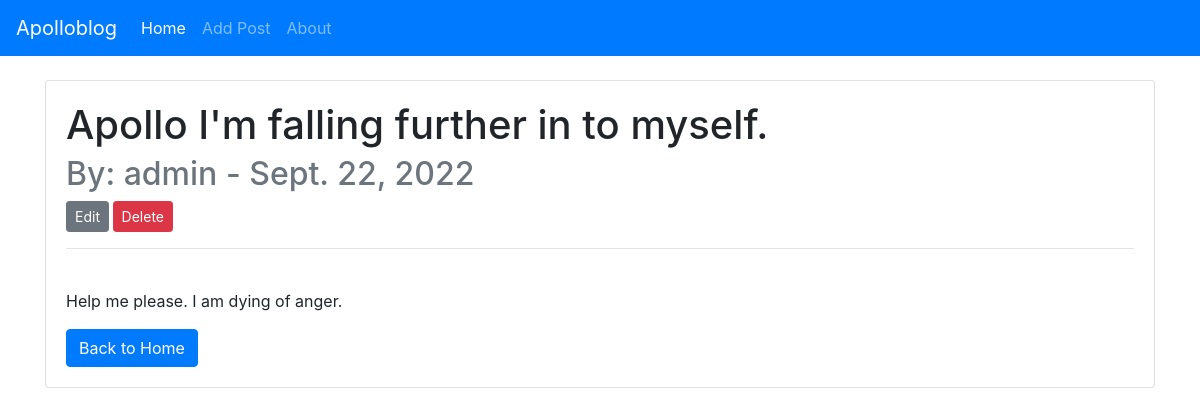
The app's page /article/2 with its own data.
### blogroot/models.py (models this page shows, shortened)
class Post(models.Model):
	title = models.CharField(max_length=255) #max char length
	title_tag = models.CharField(max_length=255)
	author = models.ForeignKey(User, on_delete=models.CASCADE) #if user is deleted all related posts are
	body = models.TextField() #input field for text
	name = "Apollo Blog"
	post_date = models.DateField(auto_now_add = True)

### blogroot/views.py (the view)
# urls.py: path('article/<int:pk>', ArticleDetailView.as_view(), name='article_detail'),
class ArticleDetailView(DetailView):
	model = Post
	template_name = 'article_detail.html'

### blogroot/templates/article_detail.html (shortened to what this page needs)
{% extends 'base.html' %}
{% block content %}
<div class="card">
<div class="card-body">
<h1 class="card-title">{{ post.title }}</h1>
<h2 class="card-subtitle mb-2 text-muted">By: {{ post.author.username }} -
{{post.post_date}}</h2>
<small><a href="{% url 'update_post' post.pk %}" class="btn btn-secondary btn-sm">Edit</a>
<a href="{% url 'delete_post' post.pk %}" class="btn btn-danger btn-sm">Delete</a></small></h4>
<hr>
<br/>
<p class="card-text"> {{ post.body }}</p>
<a href="{% url 'home' %}" class="btn btn-primary"> Back to Home </a>
{% endblock %}

### records on screen
Post: title "Apollo I'm falling further in to myself.", author.username "admin", post_date "Sept. 22, 2022", body "Help me please. I am dying of anger."
